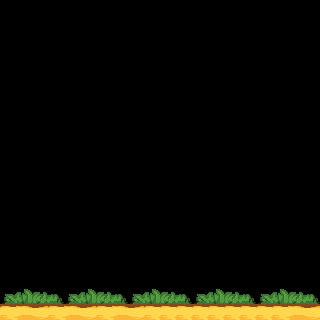

A 2D game scene composited from a Tiled map and its tileset images. What follows is a short description and the map's XML, with every tile layer's data as written:
An orthogonal 20x20 tile map with 16x16 px tiles, 2 tile layers (ground, grass).

<map version="1.0" tiledversion="1.0.3" orientation="orthogonal" renderorder="right-down" width="20" height="20" tilewidth="16" tileheight="16" nextobjectid="1">
 <tileset firstgid="1" source="prehistoric.tsx" />
 <layer name="ground" width="20" height="20">
  <data encoding="csv">
0,0,0,0,0,0,0,0,0,0,0,0,0,0,0,0,0,0,0,0,
0,0,0,0,0,0,0,0,0,0,0,0,0,0,0,0,0,0,0,0,
0,0,0,0,0,0,0,0,0,0,0,0,0,0,0,0,0,0,0,0,
0,0,0,0,0,0,0,0,0,0,0,0,0,0,0,0,0,0,0,0,
0,0,0,0,0,0,0,0,0,0,0,0,0,0,0,0,0,0,0,0,
0,0,0,0,0,0,0,0,0,0,0,0,0,0,0,0,0,0,0,0,
0,0,0,0,0,0,0,0,0,0,0,0,0,0,0,0,0,0,0,0,
0,0,0,0,0,0,0,0,0,0,0,0,0,0,0,0,0,0,0,0,
0,0,0,0,0,0,0,0,0,0,0,0,0,0,0,0,0,0,0,0,
0,0,0,0,0,0,0,0,0,0,0,0,0,0,0,0,0,0,0,0,
0,0,0,0,0,0,0,0,0,0,0,0,0,0,0,0,0,0,0,0,
0,0,0,0,0,0,0,0,0,0,0,0,0,0,0,0,0,0,0,0,
0,0,0,0,0,0,0,0,0,0,0,0,0,0,0,0,0,0,0,0,
0,0,0,0,0,0,0,0,0,0,0,0,0,0,0,0,0,0,0,0,
0,0,0,0,0,0,0,0,0,0,0,0,0,0,0,0,0,0,0,0,
0,0,0,0,0,0,0,0,0,0,0,0,0,0,0,0,0,0,0,0,
0,0,0,0,0,0,0,0,0,0,0,0,0,0,0,0,0,0,0,0,
0,0,0,0,0,0,0,0,0,0,0,0,0,0,0,0,0,0,0,0,
0,0,0,0,0,0,0,0,0,0,0,0,0,0,0,0,0,0,0,0,
1046,1047,1048,1046,1047,1048,1046,1047,1048,1046,1046,1046,1046,1046,1046,1046,1046,1046,1047,1048
</data>
 </layer>
 <layer name="grass" width="20" height="20">
  <data encoding="csv">
0,0,0,0,0,0,0,0,0,0,0,0,0,0,0,0,0,0,0,0,
0,0,0,0,0,0,0,0,0,0,0,0,0,0,0,0,0,0,0,0,
0,0,0,0,0,0,0,0,0,0,0,0,0,0,0,0,0,0,0,0,
0,0,0,0,0,0,0,0,0,0,0,0,0,0,0,0,0,0,0,0,
0,0,0,0,0,0,0,0,0,0,0,0,0,0,0,0,0,0,0,0,
0,0,0,0,0,0,0,0,0,0,0,0,0,0,0,0,0,0,0,0,
0,0,0,0,0,0,0,0,0,0,0,0,0,0,0,0,0,0,0,0,
0,0,0,0,0,0,0,0,0,0,0,0,0,0,0,0,0,0,0,0,
0,0,0,0,0,0,0,0,0,0,0,0,0,0,0,0,0,0,0,0,
0,0,0,0,0,0,0,0,0,0,0,0,0,0,0,0,0,0,0,0,
0,0,0,0,0,0,0,0,0,0,0,0,0,0,0,0,0,0,0,0,
0,0,0,0,0,0,0,0,0,0,0,0,0,0,0,0,0,0,0,0,
0,0,0,0,0,0,0,0,0,0,0,0,0,0,0,0,0,0,0,0,
0,0,0,0,0,0,0,0,0,0,0,0,0,0,0,0,0,0,0,0,
0,0,0,0,0,0,0,0,0,0,0,0,0,0,0,0,0,0,0,0,
0,0,0,0,0,0,0,0,0,0,0,0,0,0,0,0,0,0,0,0,
0,0,0,0,0,0,0,0,0,0,0,0,0,0,0,0,0,0,0,0,
0,0,0,0,0,0,0,0,0,0,0,0,0,0,0,0,0,0,0,0,
768,769,770,771,768,769,770,771,768,769,770,771,768,769,770,771,768,769,770,771,
0,0,0,0,0,0,0,0,0,0,0,0,0,0,0,0,0,0,0,0
</data>
 </layer>
</map>
